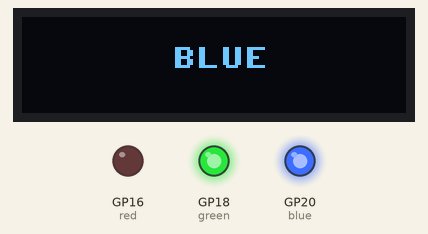
The program below on a simulated Raspberry Pi Pico running MicroPython. Parts: 128×32 one-colour display, output pins drawn as LEDs (lit = HIGH). Library files of the repository ran but are not shown: ssd1306.py; what the program prints to the serial console is not drawn.

Above: at 0.1 s.
At 1.1 s:
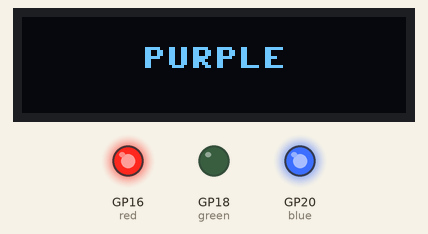
At 2.1 s:
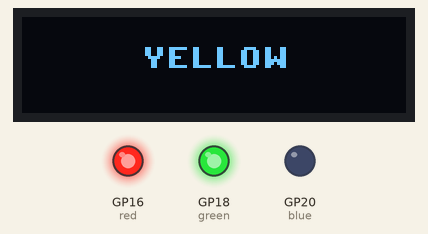
Timing chart, 0 to 130.0 s (numbered marks = the images above):
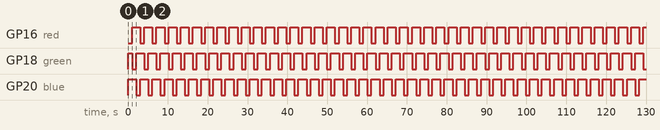

Measured:
- by itself, GP16 (red), GP20 (blue): alternates HIGH for 2.0 s and LOW for 1.0 s
- by itself, GP18 (green): repeats every 3.1 s: LOW 1.0 s, HIGH 2.0 s
- by itself, everything shown: repeats every 3.1 s, in 3 steps
- what the display in image 1 shows lasts 1.1 s, from 1.0 s to 2.1 s

The program:

Lab_Homework.py
```python
from machine  import Pin
import utime
from machine import Pin, I2C
from ssd1306 import SSD1306_I2C

red = Pin(16, Pin.OUT)
green = Pin(18, Pin.OUT)
blue = Pin(20, Pin.OUT)
i2c = I2C(1, scl=Pin(15), sda=Pin(14), freq=400000)
dev_addr_list = i2c.scan() # scan I2C devices
for addr in dev_addr_list:
    print('Found: 0x{:02x}'.format(addr) )


while True:
  oled = SSD1306_I2C( 128, 32, i2c, addr=0x3c)
  oled.fill(0)
  oled.text("BLUE",50,10)
  red.value(0)
  green.value(1)
  blue.value(1)
  oled.show()
  utime.sleep(1)

  oled.fill(0)
  oled.text("PURPLE",40,10)
  red.value(1)
  green.value(0)
  blue.value(1)
  oled.show()
  utime.sleep(1)

  oled.fill(0)
  oled.text("YELLOW",40,10)
  red.value(1)
  green.value(1)
  blue.value(0)
  oled.show()
  utime.sleep(1)
  
```
